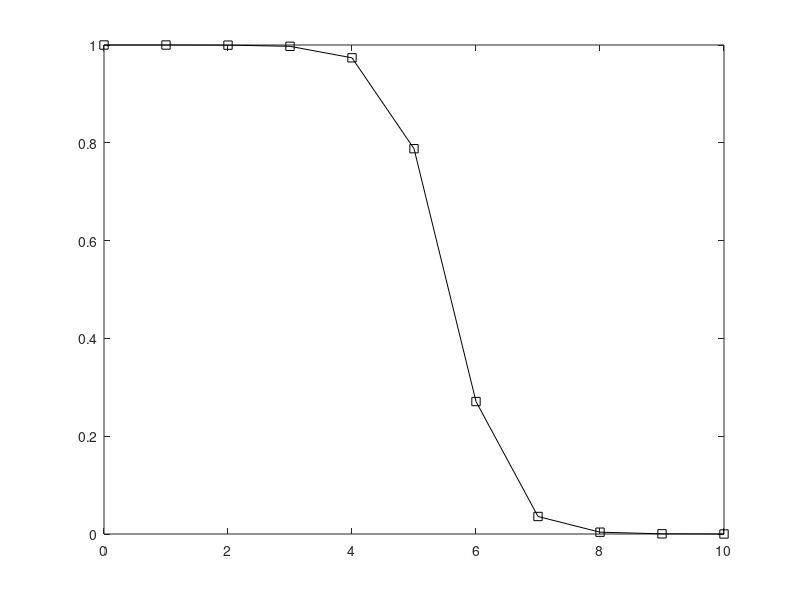

Write MATLAB code to recreate this figure.
function testBleaching
    %load('/Volumes/DropBoxDisk/Dropbox/Dropbox (Aguirre-Brainard Lab)/IBIO_analysis/IBIOColorDetect/[c_BanksEtAlPhotocurrentAndEyeMovements]/M_hexPacking_coneSizeUm1.5797_coneSepUmNaN_VariedConeEff_VariedMP_rotationDegs360_eccDegs0.00_LMSdensities0.60_0.30_0.10_FOVdegs3.94x3.94_intTimeMs5_photonNoiseFrozen_osModelLinear_osTimeStepMs0.10_osNoiseFrozen_apBlur1_dark_0_0_0/matfiles/t_coneCurrentEyeMovementsResponseInstances/coneMosaic.mat')
    %theConeMosaic = theData;
    %theConeMosaic.displayInfo()
    
    innerSegmentAreaMicronsSquared(1) = 1.96;  % smallest cone areaexit
    innerSegmentAreaMicronsSquared(2) = 9.2;   % mean cone area
    innerSegmentAreaMicronsSquared(3) = 19.6785; % max cone ares
    
    % Intensity of steady background in photons * sec^{-1} * micron^{2}
    iHalf = 10^5.57;
    
    % The values below are for 34 cd/m2 stimuli.
    % prctile of cone excitation rates: 1%  50%   99%
    iBackgroundPhotonsPerSecPerCone = [317 14182 28136];
    
    % Compute background in photons * sec^{-1} * micron^{2}
    iBackground = iBackgroundPhotonsPerSecPerCone ./innerSegmentAreaMicronsSquared ;
    
    % Compute percent bleached
    % Intensity of steady background in photons * sec^{-1} * micron^{2},
    % from "Light adaptation and photopigment bleaching in cone
    % photoreceptors in situ in the retina of the turtle" by DA Burkhardt
    iHalf = 10^5.57;
    fractionPhotopigmentBleached = 1 - iHalf ./(iHalf + iBackground)
    
    % Reproduce Figure 4 of "Light adaptation and photopigment bleaching in cone
    % photoreceptors in situ in the retina of the turtle" by DA Burkhardt
    figure()
    iBackground = (0:1:10);
    percentPhotopigment  =  iHalf ./(iHalf + 10.^iBackground);
    plot(iBackground, percentPhotopigment, 'ks-');
end

